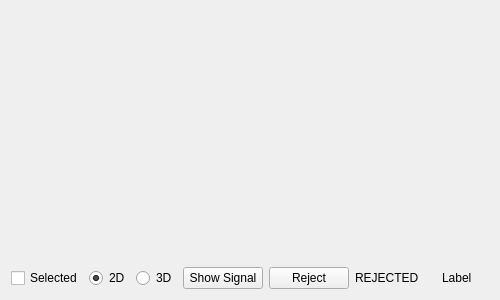
<?xml version="1.0" encoding="UTF-8"?>
<ui version="4.0">
 <class>AwPanelItem</class>
 <widget class="QWidget" name="AwPanelItem">
  <property name="geometry">
   <rect>
    <x>0</x>
    <y>0</y>
    <width>500</width>
    <height>300</height>
   </rect>
  </property>
  <property name="sizePolicy">
   <sizepolicy hsizetype="Expanding" vsizetype="Expanding">
    <horstretch>0</horstretch>
    <verstretch>0</verstretch>
   </sizepolicy>
  </property>
  <property name="minimumSize">
   <size>
    <width>0</width>
    <height>0</height>
   </size>
  </property>
  <property name="maximumSize">
   <size>
    <width>500</width>
    <height>300</height>
   </size>
  </property>
  <property name="windowTitle">
   <string>AwPanelItem</string>
  </property>
  <layout class="QGridLayout" name="gridLayout">
   <item row="0" column="0">
    <layout class="QHBoxLayout" name="horizontalLayout_2">
     <item>
      <widget class="AwTopoWidget" name="widget" native="true">
       <property name="sizePolicy">
        <sizepolicy hsizetype="Expanding" vsizetype="Expanding">
         <horstretch>0</horstretch>
         <verstretch>0</verstretch>
        </sizepolicy>
       </property>
       <property name="minimumSize">
        <size>
         <width>200</width>
         <height>200</height>
        </size>
       </property>
      </widget>
     </item>
     <item>
      <widget class="AwMapWidget" name="widget3D" native="true">
       <property name="sizePolicy">
        <sizepolicy hsizetype="Expanding" vsizetype="Expanding">
         <horstretch>0</horstretch>
         <verstretch>0</verstretch>
        </sizepolicy>
       </property>
      </widget>
     </item>
    </layout>
   </item>
   <item row="1" column="0">
    <layout class="QHBoxLayout" name="horizontalLayout">
     <item>
      <widget class="QCheckBox" name="checkBoxSelected">
       <property name="text">
        <string>Selected</string>
       </property>
      </widget>
     </item>
     <item>
      <widget class="QRadioButton" name="radioButton2D">
       <property name="text">
        <string>2D</string>
       </property>
       <property name="checked">
        <bool>true</bool>
       </property>
      </widget>
     </item>
     <item>
      <widget class="QRadioButton" name="radioButton3D">
       <property name="text">
        <string>3D</string>
       </property>
      </widget>
     </item>
     <item>
      <widget class="QPushButton" name="buttonShowSignal">
       <property name="text">
        <string>Show Signal</string>
       </property>
      </widget>
     </item>
     <item>
      <widget class="QPushButton" name="buttonRejectAdd">
       <property name="text">
        <string>Reject</string>
       </property>
      </widget>
     </item>
     <item>
      <widget class="QLabel" name="labelRejected">
       <property name="text">
        <string>REJECTED</string>
       </property>
      </widget>
     </item>
     <item>
      <spacer name="horizontalSpacer">
       <property name="orientation">
        <enum>Qt::Horizontal</enum>
       </property>
       <property name="sizeHint" stdset="0">
        <size>
         <width>40</width>
         <height>20</height>
        </size>
       </property>
      </spacer>
     </item>
     <item>
      <widget class="QLabel" name="label">
       <property name="text">
        <string>Label</string>
       </property>
      </widget>
     </item>
     <item>
      <spacer name="horizontalSpacer_2">
       <property name="orientation">
        <enum>Qt::Horizontal</enum>
       </property>
       <property name="sizeHint" stdset="0">
        <size>
         <width>40</width>
         <height>20</height>
        </size>
       </property>
      </spacer>
     </item>
    </layout>
   </item>
  </layout>
 </widget>
 <layoutdefault spacing="6" margin="11"/>
 <customwidgets>
  <customwidget>
   <class>AwTopoWidget</class>
   <extends>QWidget</extends>
   <header location="global">widget/AwTopoWidget.h</header>
   <container>1</container>
  </customwidget>
  <customwidget>
   <class>AwMapWidget</class>
   <extends>QWidget</extends>
   <header location="global">widget/AwMapWidget.h</header>
   <container>1</container>
  </customwidget>
 </customwidgets>
 <resources/>
 <connections/>
</ui>
